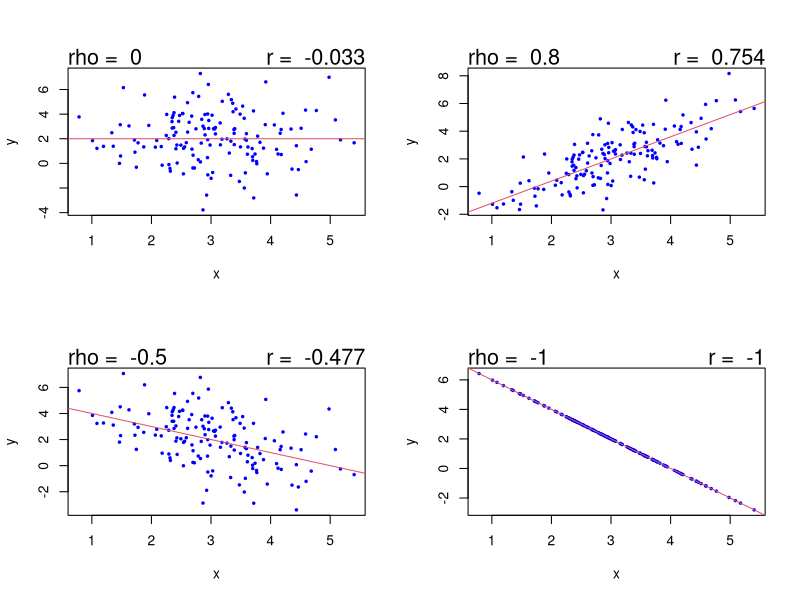

The R source for this figure:
mu_x <- 3
sigma_x <- 1

mu_y <- 2
sigma_y <- 2

par(mfrow=c(2, 2))
rhoset <- c(0, 0.8, -0.5, -1)
for(i in 1:4){
  set.seed(1)

  rho <- rhoset[i]
  x <- rnorm(150, mu_x, sigma_x)
  b1 <- rho * sigma_y / sigma_x
  b0 <- mu_y - b1 * mu_x
  z <- rnorm(150)
  y <- b0 + b1 * x + (sqrt(1 - rho^2) * sigma_y) * z
  r <- cor(x, y)

  plot(x, y, pch=19, col="blue", cex=0.4)
  abline(b0, b1, col=2)
  mtext(paste("r = ", round(r, 3), sep=" "), cex=1.3, adj=1)
  mtext(paste("rho = ", rho, sep=" "), cex=1.3, adj=0)
}